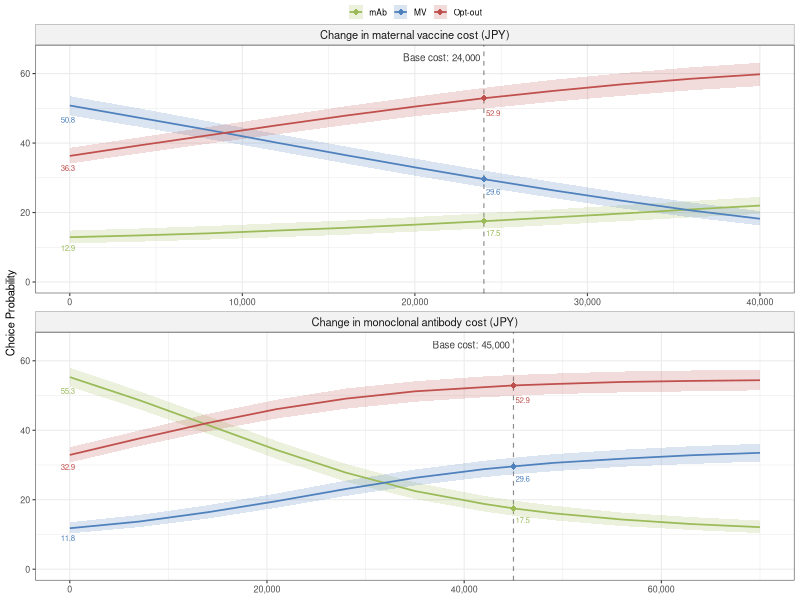

R code for this plot:
# ===========================================================================
# Title: 25_hcm_costCont_ranCoeff_choiceProb_comPlot.r
# Date: 2026-09-04
# ===========================================================================

# ------------------------------------------------------------------------
# SECTION 1: Load library
# ------------------------------------------------------------------------

library(here)
library(dplyr)
library(ggplot2)

# ------------------------------------------------------------------------
# SECTION 2: Load and combine choice-probability results
# ------------------------------------------------------------------------

df_mvCost <- read.csv(here("data", "choiceProb_mvCost.csv"))
df_mabCost <- read.csv(here("data", "choiceProb_mabCost.csv"))

df_plot <- bind_rows(
    df_mvCost %>% mutate(
        CostType = "Change in maternal vaccine cost (JPY)",
        base_cost = 24000
    ),
    df_mabCost %>% mutate(
        CostType = "Change in monoclonal antibody cost (JPY)",
        base_cost = 45000
    )
) %>%
    mutate(
        Cost = Cost * 100000,
        across(Mean:Upper_UI, ~ .x * 100),
        CostType = factor(
            CostType,
            levels = c(
                "Change in maternal vaccine cost (JPY)",
                "Change in monoclonal antibody cost (JPY)"
            )
        )
    )

# Normalize mean probabilities to sum to 100% within each cost curve
norm_meanProb <- function(df) {
    df %>%
        group_by(CostType, Cost) %>%
        mutate(
            Mean = {
                raw_mean <- Mean / sum(Mean) * 100
                rounded_mean <- round(raw_mean, 1)
                correction <- round(100 - sum(rounded_mean), 1)
                rounded_mean[which.max(raw_mean)] <-
                    rounded_mean[which.max(raw_mean)] + correction
                rounded_mean
            }
        ) %>%
        ungroup() %>%
        mutate(across(Lower_UI:Upper_UI, ~ round(.x, 1)))
}

df_plot <- norm_meanProb(df_plot)

base_cases <- df_plot %>%
    distinct(CostType, base_cost) %>%
    mutate(
        label = paste0("Base cost: ", format(base_cost, big.mark = ","))
    )

y_max <- ceiling(max(df_plot$Upper_UI, na.rm = TRUE) / 5) * 5

# ------------------------------------------------------------------------
# SECTION 3: Create combined figure
# ------------------------------------------------------------------------

color_manual <- c(
    "MV" = "#4F81BD",
    "mAb" = "#9BBB59",
    "Opt-out" = "#C0504D"
)

prob_c0 <- df_plot %>%
    filter(Cost == 0)

prob_base <- df_plot %>%
    inner_join(
        base_cases[, c("CostType", "base_cost")],
        by = c("CostType", "Cost" = "base_cost")
    )

choiceProb_combined <- ggplot(
    df_plot,
    aes(x = Cost, y = Mean, color = Alt, group = Alt)
) +
    geom_vline(
        data = base_cases,
        aes(xintercept = base_cost),
        linetype = "dashed",
        color = "#404040",
        linewidth = 0.4,
        alpha = 0.6
    ) +
    geom_ribbon(
        aes(ymin = Lower_UI, ymax = Upper_UI, fill = Alt),
        alpha = 0.2,
        color = NA
    ) +
    geom_line(linewidth = 0.6) +
    geom_point(
        data = df_plot %>%
            semi_join(base_cases, by = c("CostType", "Cost" = "base_cost")),
        aes(),
        size = 2,
        shape = 18
    ) +
    geom_text(
        data = prob_c0,
        aes(
            x = Cost,
            y = Lower_UI,
            label = sprintf("%.1f", Mean)
        ),
        vjust = 1.25,
        hjust = 0.65,
        size = 2,
        show.legend = FALSE
    ) +
    geom_text(
        data = prob_base,
        aes(
            x = Cost,
            y = Lower_UI,
            label = sprintf("%.1f", Mean)
        ),
        vjust = 1.25,
        hjust = -0.15,
        size = 2,
        show.legend = FALSE
    ) +
    geom_text(
        data = base_cases,
        aes(
            x = base_cost,
            y = y_max * 0.995,
            label = label
        ),
        hjust = 1.05,
        vjust = 0.5,
        size = 2.5,
        color = "#404040",
        inherit.aes = FALSE
    ) +
    facet_wrap(
        ~ CostType,
        ncol = 1,
        scales = "free_x",
        strip.position = "top"
    ) +
    labs(
        x = NULL,
        y = "Choice Probability"
    ) +
    scale_color_manual(values = color_manual) +
    scale_fill_manual(values = color_manual) +
    scale_x_continuous(labels = scales::comma) +
    coord_cartesian(ylim = c(0, y_max)) +
    theme_bw(base_size = 8) +
    theme(
        legend.position = "top",
        legend.margin = margin(t = -1, b = -5),
        legend.key.size = grid::unit(0.4, "cm"),
        legend.title = element_blank(),
        legend.text = element_text(size = 6),
        strip.background = element_rect(fill = "grey95", color = "grey60"),
        strip.text = element_text(size = 8),
        panel.spacing.y = grid::unit(0.2, "lines")
    )

# ------------------------------------------------------------------------
# SECTION 4: Save figure
# ------------------------------------------------------------------------

ggsave(
    here("figs", "choiceProb_combCost_linePlot.png"),
    plot = choiceProb_combined,
    width = 10,
    height = 12,
    units = "cm",
    dpi = 600
)
